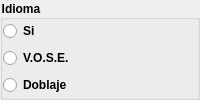
        <widget class="QGroupBox" name="groupBox_11">
         <property name="styleSheet">
          <string notr="true">font: 7pt &quot;Sans Serif&quot;;
font: bold</string>
         </property>
         <property name="title">
          <string>Idioma</string>
         </property>
         <layout class="QGridLayout" name="gridLayout_12">
          <property name="leftMargin">
           <number>0</number>
          </property>
          <property name="topMargin">
           <number>0</number>
          </property>
          <property name="rightMargin">
           <number>0</number>
          </property>
          <property name="bottomMargin">
           <number>0</number>
          </property>
          <item row="0" column="0">
           <widget class="QRadioButton" name="radioButton_22">
            <property name="text">
             <string>Si</string>
            </property>
           </widget>
          </item>
          <item row="1" column="0">
           <widget class="QRadioButton" name="radioButton_24">
            <property name="minimumSize">
             <size>
              <width>61</width>
              <height>16</height>
             </size>
            </property>
            <property name="text">
             <string>V.O.S.E.</string>
            </property>
           </widget>
          </item>
          <item row="2" column="0">
           <widget class="QRadioButton" name="radioButton_23">
            <property name="text">
             <string>Doblaje</string>
            </property>
           </widget>
          </item>
         </layout>
        </widget>
